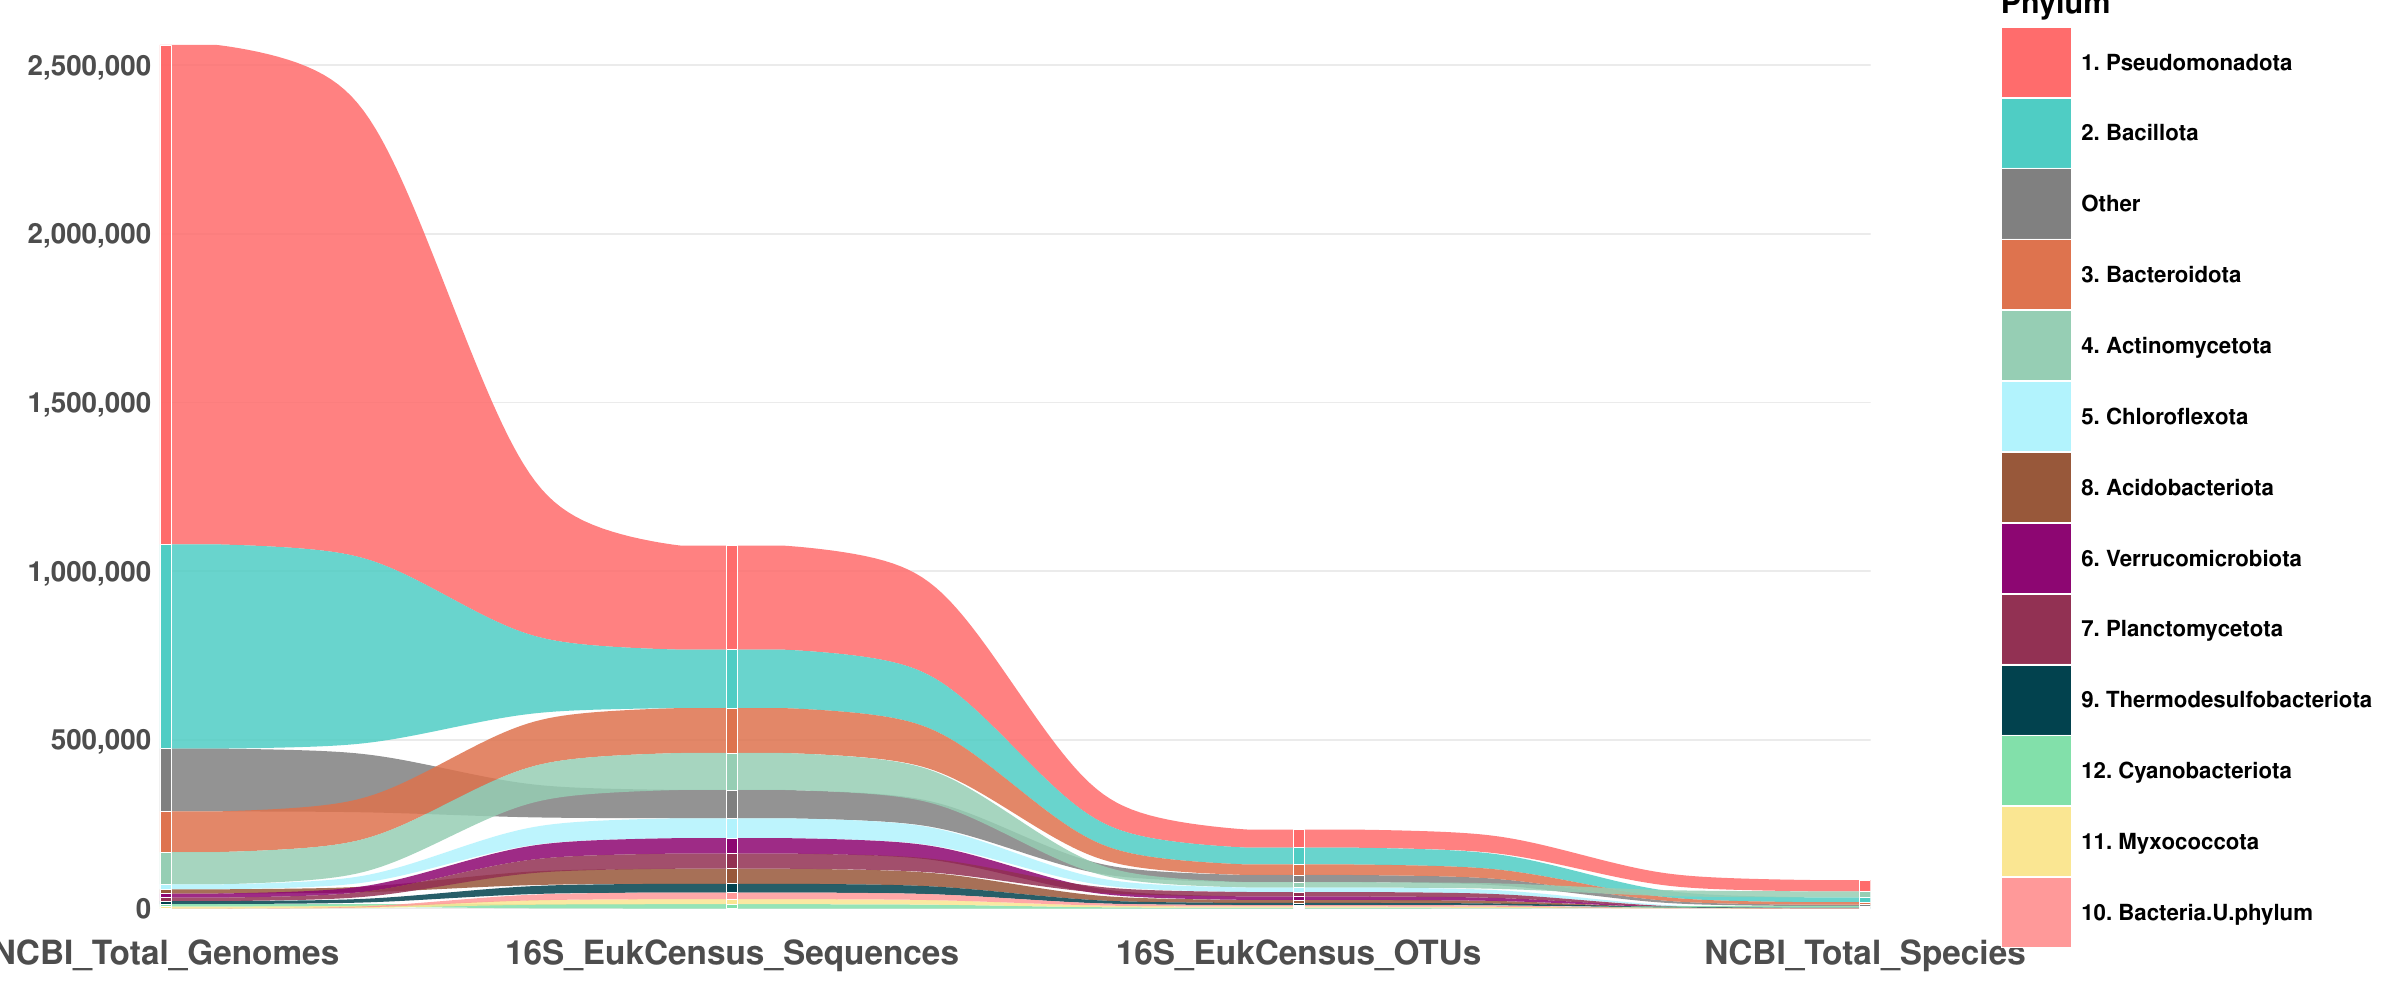

The script that saved this image:
#!/usr/bin/env Rscript
#
# 16S Prokaryotic Alluvial Plot Generator - BACTERIA & ARCHAEA
# ============================================================
#
# Creates alluvial plots showing the flow from:
# NCBI Total Genomes → 16S EukCensus Sequences → 16S EukCensus OTUs → NCBI Total Species
#
# Generates separate plots for both Bacteria and Archaea domains
# Shows top phyla by total representation for each domain
# Uses ABSOLUTE VALUES ONLY for both node heights and flow widths
# Advanced alluvial aesthetics with optimized flow guidance
#
# Author: Absolute Alluvial Team
# Date: 2025-01-20
#

# Load required libraries
library(ggplot2)
library(dplyr)
library(ggalluvial)
library(RColorBrewer)
library(viridis)
library(scales)
library(tidyr)

cat("=== 16S rRNA Prokaryotic Alluvial Plot Generator (Bacteria & Archaea) ===\n\n")

# Configuration: Set which domain to process
PROCESS_DOMAIN <- "Bacteria"  # Change to "Archaea" for archaea plot
cat(paste("Processing domain:", PROCESS_DOMAIN, "\n\n"))

# Robust path handling - works from script location
# Define relative paths from alluvial script location to data directories
merged_data_path <- "../../../Eukcensus_merge/16s_merged/csv_results/16s_ncbi_merged_clean_phylum.csv"
census_data_path <- "../../../16S_censusparse/csv_16S/eukcensus16S_by_division.csv"

# Load the 16S rRNA merged data
cat("Loading 16S rRNA merged data...\n")
if (!file.exists(merged_data_path)) {
  stop("ERROR: Cannot find 16S merged data file at: ", merged_data_path,
       "\nPlease ensure you're running this script from the correct directory.")
}
data_16s <- read.csv(merged_data_path, stringsAsFactors = FALSE)
cat("16S rRNA data loaded:", nrow(data_16s), "rows\n")

# Load 16S division data for .U. entries (bacterial domain)
if (!file.exists(census_data_path)) {
  stop("ERROR: Cannot find 16S census data file at: ", census_data_path,
       "\nPlease ensure you're running this script from the correct directory.")
}
census_division_data <- read.csv(census_data_path, stringsAsFactors = FALSE)

# Function to process domain-specific data
process_domain_data <- function(domain_name) {
  cat(paste("\n=== Processing", domain_name, "Domain ===\n"))

  # Filter for matched phyla for specific domain
  matched_data <- data_16s %>%
    filter(match_status == 'matched') %>%
    filter(!is.na(census_size_count) & !is.na(census_otu_count) &
           !is.na(ncbi_genome_count) & !is.na(ncbi_species_count) & !is.na(phylum)) %>%
    filter(phylum != "N/A" & phylum != "" & !is.null(phylum)) %>%
    filter(domain == domain_name)

  cat("Matched", tolower(domain_name), "phyla found:", nrow(matched_data), "\n")

  return(matched_data)
}

# Process the configured domain
matched_data <- process_domain_data(PROCESS_DOMAIN)

# Extract domain-specific .U. entries from 16S census data
get_domain_u_entries <- function(census_data, domain_name) {
  if (domain_name == "Bacteria") {
    # Filter for bacterial .U. entries
    u_entries <- census_data %>%
      filter(grepl("\\.U\\.", Name_to_use)) %>%
      filter(otu_count >= 50) %>%  # Only significant .U. entries
      # Filter for bacterial .U. entries (exclude eukaryotic/archaeal .U.)
      filter(grepl("Bacteria", Name_to_use) |
             grepl("Proteobacteria", Name_to_use) |
             grepl("Firmicutes", Name_to_use) |
             grepl("Bacteroidetes", Name_to_use) |
             grepl("Actinobacteria", Name_to_use) |
             (!grepl("Eukaryota", Name_to_use) & !grepl("Archaea", Name_to_use))) %>%
      select(phylum = Name_to_use, census_otu_count = otu_count, census_size_count = size_count) %>%
      mutate(
        ncbi_genome_count = 0,
        ncbi_species_count = 0,
        domain = "Bacteria",
        match_status = "census_only"
      )
  } else if (domain_name == "Archaea") {
    # Filter for archaea .U. entries
    u_entries <- census_data %>%
      filter(grepl("\\.U\\.", Name_to_use)) %>%
      filter(otu_count >= 10) %>%  # Lower threshold for archaea (less abundant)
      filter(grepl("Archaea", Name_to_use)) %>%
      select(phylum = Name_to_use, census_otu_count = otu_count, census_size_count = size_count) %>%
      mutate(
        ncbi_genome_count = 0,
        ncbi_species_count = 0,
        domain = "Archaea",
        match_status = "census_only"
      )
  } else {
    u_entries <- data.frame()
  }

  return(u_entries)
}

u_entries <- get_domain_u_entries(census_division_data, PROCESS_DOMAIN)
cat(paste(PROCESS_DOMAIN, ".U. entries found:", nrow(u_entries), "\n"))

# Calculate totals from merged file + census totals for proper percentages
total_genome_count <- sum(matched_data$ncbi_genome_count, na.rm = TRUE)
total_species_count <- sum(matched_data$ncbi_species_count, na.rm = TRUE)
total_size_count <- sum(census_division_data$size_count, na.rm = TRUE)  # Use full census for sequences
total_otu_count <- sum(census_division_data$otu_count, na.rm = TRUE)    # Use full census for OTUs

cat(paste("Total counts (", PROCESS_DOMAIN, "matched + full census for sequences/OTUs):\n"))
cat(paste("  ", PROCESS_DOMAIN, "Genomes:", scales::comma(total_genome_count), "\n"))
cat("  16S Sequences:", scales::comma(total_size_count), "\n")
cat("  16S OTUs:", scales::comma(total_otu_count), "\n")
cat(paste("  ", PROCESS_DOMAIN, "Species:", scales::comma(total_species_count), "\n"))

# Calculate percentages for matched data
matched_data <- matched_data %>%
  mutate(
    otu_percentage = (census_otu_count / total_otu_count) * 100,
    size_percentage = (census_size_count / total_size_count) * 100,
    genome_pct_db = (ncbi_genome_count / total_genome_count) * 100,
    species_pct = (ncbi_species_count / total_species_count) * 100
  )

# Calculate percentages for .U. entries
if (nrow(u_entries) > 0) {
  u_entries <- u_entries %>%
    mutate(
      otu_percentage = (census_otu_count / total_otu_count) * 100,
      size_percentage = (census_size_count / total_size_count) * 100,
      genome_pct_db = 0,  # No genomes for .U. entries
      species_pct = 0     # No species for .U. entries
    )
}

# Combine matched domain data with domain .U. entries
combined_data <- bind_rows(matched_data, u_entries)

# Select top N entries by size_percentage (domain-appropriate)
n_top <- if (PROCESS_DOMAIN == "Bacteria") 12 else min(8, nrow(combined_data))
top_phyla <- combined_data %>%
  arrange(desc(size_percentage)) %>%
  head(n_top)

cat(paste("Top", n_top, "entries selected (", tolower(PROCESS_DOMAIN), "phyla +", tolower(PROCESS_DOMAIN), ".U.):", nrow(top_phyla), "\n"))

# Debug: Print all selected entries with their counts
cat("\n=== DEBUG: Top 12 entries selected (bacterial + .U.) ===\n")
for (i in 1:nrow(top_phyla)) {
  entry_type <- if(grepl("\\.U\\.", top_phyla$phylum[i])) "(.U.)" else "(matched)"
  cat(sprintf("%2d. %-25s %6s | Genomes: %8s | Species: %8s | OTUs: %8s | Sequences: %8s\n",
              i,
              top_phyla$phylum[i],
              entry_type,
              format(top_phyla$ncbi_genome_count[i], big.mark = ","),
              format(top_phyla$ncbi_species_count[i], big.mark = ","),
              format(top_phyla$census_otu_count[i], big.mark = ","),
              format(top_phyla$census_size_count[i], big.mark = ",")))
}
cat("=== END DEBUG ===\n\n")

# Calculate "Other" category from remaining entries not in top 12
other_data <- combined_data %>%
  filter(!phylum %in% top_phyla$phylum)

other_genome_count <- sum(other_data$ncbi_genome_count, na.rm = TRUE)
other_size_count <- sum(other_data$census_size_count, na.rm = TRUE)
other_otu_count <- sum(other_data$census_otu_count, na.rm = TRUE)
other_species_count <- sum(other_data$ncbi_species_count, na.rm = TRUE)

cat("\nOther category (remaining", nrow(other_data), "bacterial entries):\n")
cat("  Other Genomes:", scales::comma(other_genome_count), "\n")
cat("  Other Sequences:", scales::comma(other_size_count), "\n")
cat("  Other OTUs:", scales::comma(other_otu_count), "\n")
cat("  Other Species:", scales::comma(other_species_count), "\n")

# Create long format data for alluvial plot
cat("\nPreparing data for 4-node alluvial plot...\n")
long_data <- data.frame()

# Add top phyla data (including .U. entries)
for (i in 1:nrow(top_phyla)) {
  phylum_data <- data.frame(
    alluvium = rep(i, 4),
    phylum = rep(paste0(i, ". ", top_phyla$phylum[i]), 4),
    x = c("NCBI_Total_Genomes", "16S_EukCensus_Sequences", "16S_EukCensus_OTUs", "NCBI_Total_Species"),
    stratum = c("NCBI_Total_Genomes", "16S_EukCensus_Sequences", "16S_EukCensus_OTUs", "NCBI_Total_Species"),
    absolute_count = c(
      top_phyla$ncbi_genome_count[i],        # Node 1: NCBI Total Genomes
      top_phyla$census_size_count[i],        # Node 2: 16S EukCensus Sequences
      top_phyla$census_otu_count[i],         # Node 3: 16S EukCensus OTUs
      top_phyla$ncbi_species_count[i]        # Node 4: NCBI Total Species
    ),
    stringsAsFactors = FALSE
  )
  long_data <- rbind(long_data, phylum_data)
}

# Add "Other" category
other_data <- data.frame(
  alluvium = rep(nrow(top_phyla) + 1, 4),
  phylum = rep("Other", 4),
  x = c("NCBI_Total_Genomes", "16S_EukCensus_Sequences", "16S_EukCensus_OTUs", "NCBI_Total_Species"),
  stratum = c("NCBI_Total_Genomes", "16S_EukCensus_Sequences", "16S_EukCensus_OTUs", "NCBI_Total_Species"),
  absolute_count = c(other_genome_count, other_size_count, other_otu_count, other_species_count),
  stringsAsFactors = FALSE
)
long_data <- rbind(long_data, other_data)

# Fix x-axis ordering to prevent alphabetical reordering
long_data$x <- factor(long_data$x, levels = c("NCBI_Total_Genomes", "16S_EukCensus_Sequences", "16S_EukCensus_OTUs", "NCBI_Total_Species"))
long_data$stratum <- factor(long_data$stratum, levels = c("NCBI_Total_Genomes", "16S_EukCensus_Sequences", "16S_EukCensus_OTUs", "NCBI_Total_Species"))

cat("Long data created with", nrow(long_data), "rows\n")

# ADVANCED ALLUVIAL PREPROCESSING - Fix aesthetic issues
cat("Applying advanced alluvial preprocessing...\n")

# 1. Ensure each phylum has a row at every axis (fill missing with 0)
library(tidyr)
long_data_f <- long_data %>%
  complete(x, phylum, fill = list(absolute_count = 0)) %>%
  group_by(phylum) %>%
  mutate(alluvium = cur_group_id()) %>%  # stable id per phylum
  ungroup()

# 2. Order phyla by size at the first axis (prettier strata stacking)
first_axis <- sort(unique(long_data_f$x))[1]
sizes_first <- long_data_f %>%
  filter(x == first_axis) %>%
  arrange(desc(absolute_count)) %>%
  select(phylum) %>% pull()

long_data_f <- long_data_f %>%
  mutate(phylum = factor(phylum, levels = unique(c(sizes_first, setdiff(phylum, sizes_first)))))

cat("Advanced preprocessing complete - data optimized for clean alluvial flows\n")

# Debug: Check the data structure and counts for NCBI nodes
cat("\n=== DEBUG: NCBI Node Data Check ===\n")
ncbi_genome_data <- long_data[long_data$x == "NCBI_Total_Genomes", ]
ncbi_species_data <- long_data[long_data$x == "NCBI_Total_Species", ]

cat("NCBI Genome Node flows:\n")
for (i in 1:nrow(ncbi_genome_data)) {
  if (ncbi_genome_data$absolute_count[i] > 0) {
    cat(sprintf("  %-25s: %8s genomes\n",
                ncbi_genome_data$phylum[i],
                format(ncbi_genome_data$absolute_count[i], big.mark = ",")))
  }
}

cat("\nNCBI Species Node flows:\n")
for (i in 1:nrow(ncbi_species_data)) {
  if (ncbi_species_data$absolute_count[i] > 0) {
    cat(sprintf("  %-25s: %8s species\n",
                ncbi_species_data$phylum[i],
                format(ncbi_species_data$absolute_count[i], big.mark = ",")))
  }
}
cat("=== END DEBUG ===\n\n")

# Master bacterial color palette from mega 16S script
get_bacterial_colors <- function() {
  bacteria_color_map <- c(
    # Top novel phyla (highest factors)
    "Abditibacteriota" = "#87bd4b",        # 36.71× novel - highest factor
    "Calditrichota" = "#e4a98f",           # 35.00× novel
    "Planctomycetota" = "#923052",         # 26.34× novel - unique cell wall-less
    "Thermomicrobiota" = "#6cd490",        # 25.55× novel
    "Acidobacteriota" = "#985739",         # 24.66× novel - important soil bacteria
    "Gemmatimonadota" = "#9d9719",         # 19.97× novel
    "Chloroflexota" = "#b2f3fd",           # 18.45× novel - green non-sulfur bacteria
    "Verrucomicrobiota" = "#8d0571",       # 16.85× novel - environmental bacteria
    "Armatimonadota" = "#e99953",          # 15.34× novel
    "Myxococcota" = "#fae692",             # 14.31× novel
    "Bdellovibrionota" = "#164c3f",        # 10.71× novel
    "Thermodesulfobacteriota" = "#01414d", # 6.88× novel
    "Spirochaetota" = "#dcb94b",           # 6.82× novel - spiral-shaped bacteria
    "Bacteroidota" = "#de724d",            # 4.25× novel - important gut bacteria
    # Top overrepresented phyla
    "Chlorobiota" = "#458f9c",             # 18.67× overrepresented
    "Chlamydiota" = "#5b1f06",             # 9.50× overrepresented - dark brown for obligate parasites
    "Ignavibacteriota" = "#f16127"         # 1063.64× overrepresented - blood orange for distinction
  )
  return(bacteria_color_map)
}

# Extended fallback colors for bacteria phyla not in main palette
get_extended_bacterial_colors <- function() {
  c("#FF6B6B", "#4ECDC4", "#45B7D1", "#96CEB4", "#FFEAA7", "#DDA0DD",
    "#98D8C8", "#F7DC6F", "#BB8FCE", "#85C1E9", "#F8C471", "#82E0AA",
    "#F1948A", "#C39BD3", "#D7BDE2", "#A9DFBF", "#F9E79F")
}

# Excluded phyla that use fallback colors (same as mega 16S script)
get_excluded_phyla <- function() {
  c("Campylobacterota", "Pseudomonadota", "Mycoplasmatota", "Thermotogota", "Bacillota")
}

# Master archaea color palette from mega 16S script
get_archaea_colors <- function() {
  archaea_color_map <- c(
    "Euryarchaeota" = "#55ee79",        # Most common archaea phylum - bright green
    "Nitrososphaerota" = "#ef9e17",     # Important ammonia-oxidizing archaea
    "Thermoproteota" = "#f61e5d",       # Hyperthermophilic archaea
    "Nanoarchaeota" = "#4ad9d5"         # Highest novelty factor (117.7×)
  )
  return(archaea_color_map)
}

# Extended fallback colors for archaea phyla not in main palette
get_extended_archaea_colors <- function() {
  c("#8B4513", "#2F4F4F", "#800080", "#008B8B", "#B22222", "#FF4500", "#32CD32", "#9932CC")
}

# Create professional color palette using bacterial colors from mega 16S script
phyla_names <- unique(long_data$phylum)
n_colors <- length(phyla_names)

# Get bacterial color mappings
bacterial_colors <- get_bacterial_colors()
extended_colors <- get_extended_bacterial_colors()
excluded_phyla <- get_excluded_phyla()

# Assign colors to phyla (matching mega 16S script logic)
colors <- character(n_colors)
names(colors) <- phyla_names

for (i in seq_along(phyla_names)) {
  phylum_name <- phyla_names[i]

  # Remove numbering prefix for color matching (e.g., "1. Pseudomonadota" -> "Pseudomonadota")
  clean_phylum <- gsub("^[0-9]+\\. ", "", phylum_name)

  if (clean_phylum == "Other") {
    colors[i] <- "#808080"  # Gray for "Other"
  } else if (grepl("\\.U\\.", clean_phylum)) {
    # Special colors for .U. entries
    u_colors <- c("#ff9999", "#ffcc99", "#99ccff", "#ccffcc")
    u_index <- sum(grepl("\\.U\\.", phyla_names[1:i]))
    colors[i] <- u_colors[((u_index - 1) %% length(u_colors)) + 1]
  } else if (clean_phylum %in% excluded_phyla) {
    # Excluded phyla use fallback colors (same as mega 16S script)
    fallback_index <- ((i - 1) %% length(extended_colors)) + 1
    colors[i] <- extended_colors[fallback_index]
  } else if (clean_phylum %in% names(bacterial_colors)) {
    colors[i] <- bacterial_colors[clean_phylum]
  } else {
    # Use extended fallback colors for unmapped phyla
    fallback_index <- ((i - 1) %% length(extended_colors)) + 1
    colors[i] <- extended_colors[fallback_index]
  }
}

cat("Colors assigned to", length(colors), "phyla\n")

# Create ADVANCED alluvial plot with optimized aesthetics
p_abs <- ggplot(
  long_data_f,
  aes(x = x, stratum = phylum, alluvium = alluvium, y = absolute_count, fill = phylum)
) +
  # Emphasized flows with forward guidance to reduce crossings; earlier knot to tighten curves
  geom_alluvium(alpha = 0.85, decreasing = FALSE, width = 0.18,
                lode.guidance = "forward", knot.pos = 0.35) +
  # Minimal nodes (strata) - flows meet directly at axis lines
  geom_stratum(alpha = 0.95, decreasing = FALSE, color = "white",
               linewidth = 0.2, width = 0.02) +
  scale_fill_manual(values = colors, name = "Phylum") +
  scale_x_discrete(expand = expansion(mult = 0, add = 0)) +
  scale_y_continuous(
    labels = function(x) format(x, big.mark = ",", scientific = FALSE),
    expand = expansion(mult = c(0, 0.02))
  ) +
  theme_minimal(base_size = 14) +
  theme(
    # No node titles - clean minimal appearance
    axis.text.x = element_blank(),
    # Y-axis ticks - larger and bold
    axis.text.y = element_text(size = 20, face = "bold"),
    axis.title.x = element_blank(),
    axis.title.y = element_text(size = 24, face = "bold"),
    panel.grid.major.x = element_blank(),
    panel.grid.minor = element_blank(),
    # Legend styling - moved much further right
    legend.position = "right",
    legend.title = element_text(size = 22, face = "bold"),
    legend.text = element_text(size = 16, face = "bold"),
    legend.key.size = unit(1.8, "cm"),
    legend.margin = margin(l = 80),
    # Plot titles - larger
    plot.title = element_text(size = 32, face = "bold", hjust = 0.5),
    plot.subtitle = element_text(size = 24, hjust = 0.5, color = "gray40"),
    plot.margin = margin(20, 20, 20, 20)
  ) +
  labs(
    title = NULL,
    subtitle = NULL,
    y = NULL,
    x = NULL
  )

# Save advanced alluvial plot with optimized dimensions
ggsave("alluvial_16s_abs_values_only.png", p_abs, width = 24, height = 10, dpi = 300, bg = "white")
ggsave("alluvial_16s_abs_values_only.pdf", p_abs, width = 24, height = 10, dpi = 300, bg = "white")

cat("📁 Files saved:\n")
cat("   - alluvial_16s_abs_values_only.png (high-res image)\n")
cat("   - alluvial_16s_abs_values_only.pdf (vector format)\n")

cat("\n🔍 FINAL CHECK: Phyla that should be visible in NCBI nodes:\n")
ncbi_visible <- top_phyla[top_phyla$ncbi_genome_count > 0, ]
cat(sprintf("   Expected %d phyla with genomes in NCBI nodes:\n", nrow(ncbi_visible)))
for (i in 1:nrow(ncbi_visible)) {
  cat(sprintf("   %2d. %-20s: %8s genomes\n",
              i, ncbi_visible$phylum[i],
              format(ncbi_visible$ncbi_genome_count[i], big.mark = ",")))
}

cat("\n📊 Summary (Bacteria NCBI data):\n")
cat("   - Total bacterial phyla:", nrow(matched_data), "\n")
cat("   - Top entries displayed:", nrow(top_phyla), "\n")
cat("   - Phyla with NCBI genomes:", nrow(ncbi_visible), "\n")
cat("   - Total Bacterial Genomes:", scales::comma(total_genome_count), "\n")
cat("   - Total 16S Sequences:", scales::comma(total_size_count), "\n")
cat("   - Total 16S OTUs:", scales::comma(total_otu_count), "\n")
cat("   - Total Bacterial Species:", scales::comma(total_species_count), "\n")

cat("\n⚠️  If you only see 2 phyla in the plot, check:\n")
cat("   1. File timestamps - make sure you're viewing the latest files\n")
cat("   2. Plot zoom level - smaller flows might be hard to see\n")
cat("   3. Color contrast - similar colors might blend together\n")

# Create CSV table with figure annotations in same order as alluvial plot
cat("\nCreating CSV table with figure data...\n")

# Prepare data for CSV - same order as appears in the alluvial plot
csv_data <- data.frame(
  Phylum = character(),
  NCBI_Total_Genomes = integer(),
  EukCensus_16S_Sequences = integer(),
  EukCensus_16S_OTUs = integer(),
  NCBI_Total_Species = integer(),
  stringsAsFactors = FALSE
)

# Add top phyla data in order
for (i in 1:nrow(top_phyla)) {
  csv_data <- rbind(csv_data, data.frame(
    Phylum = paste0(i, ". ", top_phyla$phylum[i]),
    NCBI_Total_Genomes = top_phyla$ncbi_genome_count[i],
    EukCensus_16S_Sequences = top_phyla$census_size_count[i],
    EukCensus_16S_OTUs = top_phyla$census_otu_count[i],
    NCBI_Total_Species = top_phyla$ncbi_species_count[i],
    stringsAsFactors = FALSE
  ))
}

# Add "Other" category
csv_data <- rbind(csv_data, data.frame(
  Phylum = "Other",
  NCBI_Total_Genomes = other_genome_count,
  EukCensus_16S_Sequences = other_size_count,
  EukCensus_16S_OTUs = other_otu_count,
  NCBI_Total_Species = other_species_count,
  stringsAsFactors = FALSE
))

# Add totals row
csv_data <- rbind(csv_data, data.frame(
  Phylum = "TOTAL",
  NCBI_Total_Genomes = total_genome_count,
  EukCensus_16S_Sequences = total_size_count,
  EukCensus_16S_OTUs = total_otu_count,
  NCBI_Total_Species = total_species_count,
  stringsAsFactors = FALSE
))

# Save CSV table
csv_filename <- "16s_bacterial_alluvial_data_table.csv"
write.csv(csv_data, csv_filename, row.names = FALSE)

cat("CSV table saved:", csv_filename, "\n")
cat("Table contains", nrow(csv_data), "rows (top 12 + Other + Total)\n")

# Print preview of CSV table
cat("\nCSV Table Preview:\n")
cat("Phylum                        | NCBI Genomes | 16S Sequences | 16S OTUs | NCBI Species\n")
cat("------------------------------|--------------|---------------|----------|-------------\n")
for (i in 1:min(5, nrow(csv_data))) {
  cat(sprintf("%-29s | %12s | %13s | %8s | %11s\n",
              csv_data$Phylum[i],
              format(csv_data$NCBI_Total_Genomes[i], big.mark = ","),
              format(csv_data$EukCensus_16S_Sequences[i], big.mark = ","),
              format(csv_data$EukCensus_16S_OTUs[i], big.mark = ","),
              format(csv_data$NCBI_Total_Species[i], big.mark = ",")))
}
if (nrow(csv_data) > 5) {
  cat("... (", nrow(csv_data) - 5, " more rows)\n")
}

cat("\n✅ 16S Bacterial alluvial plot generation complete!\n")
cat("✅ CSV data table created with figure annotations!\n")
